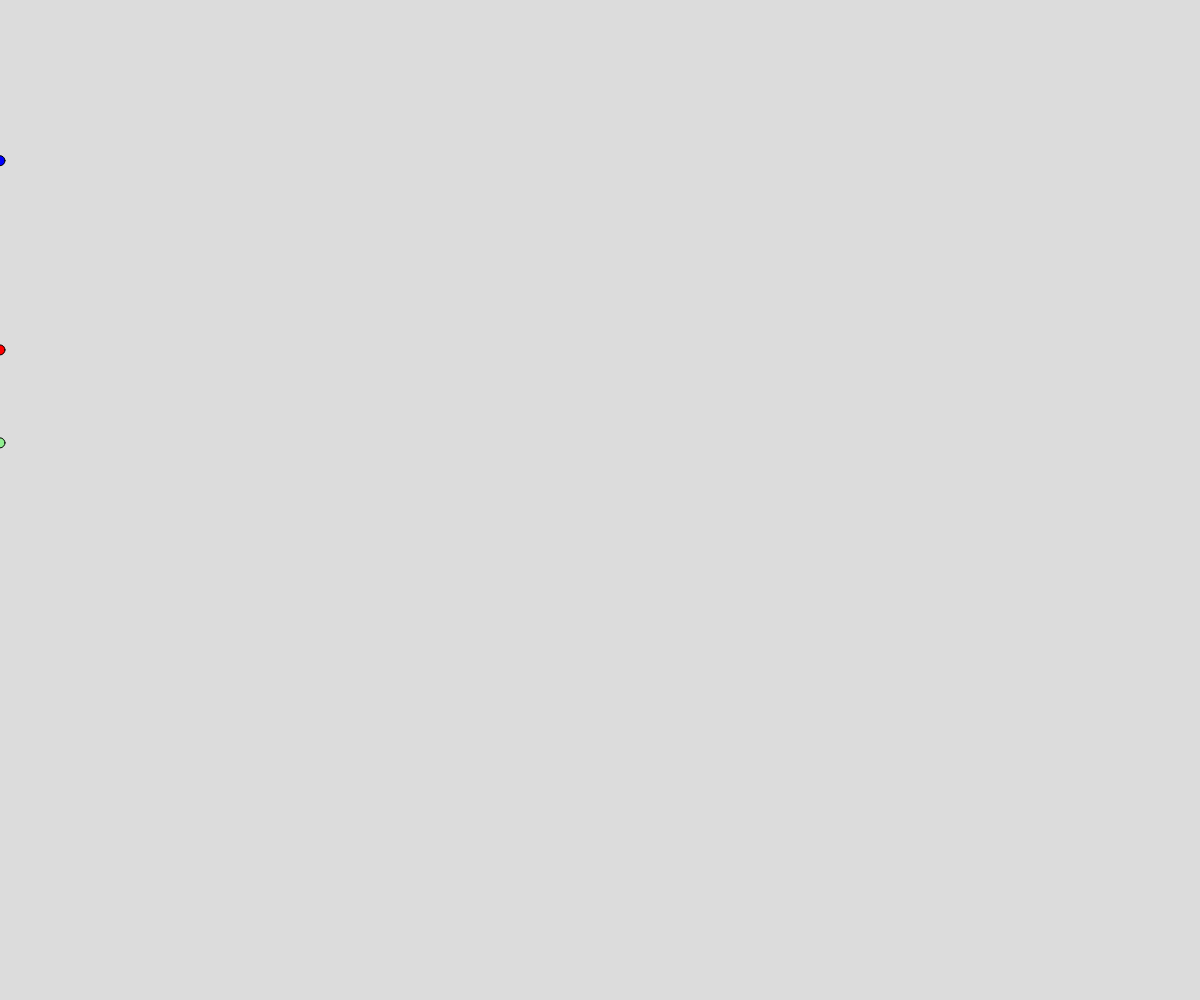
Frame 1 (no input)
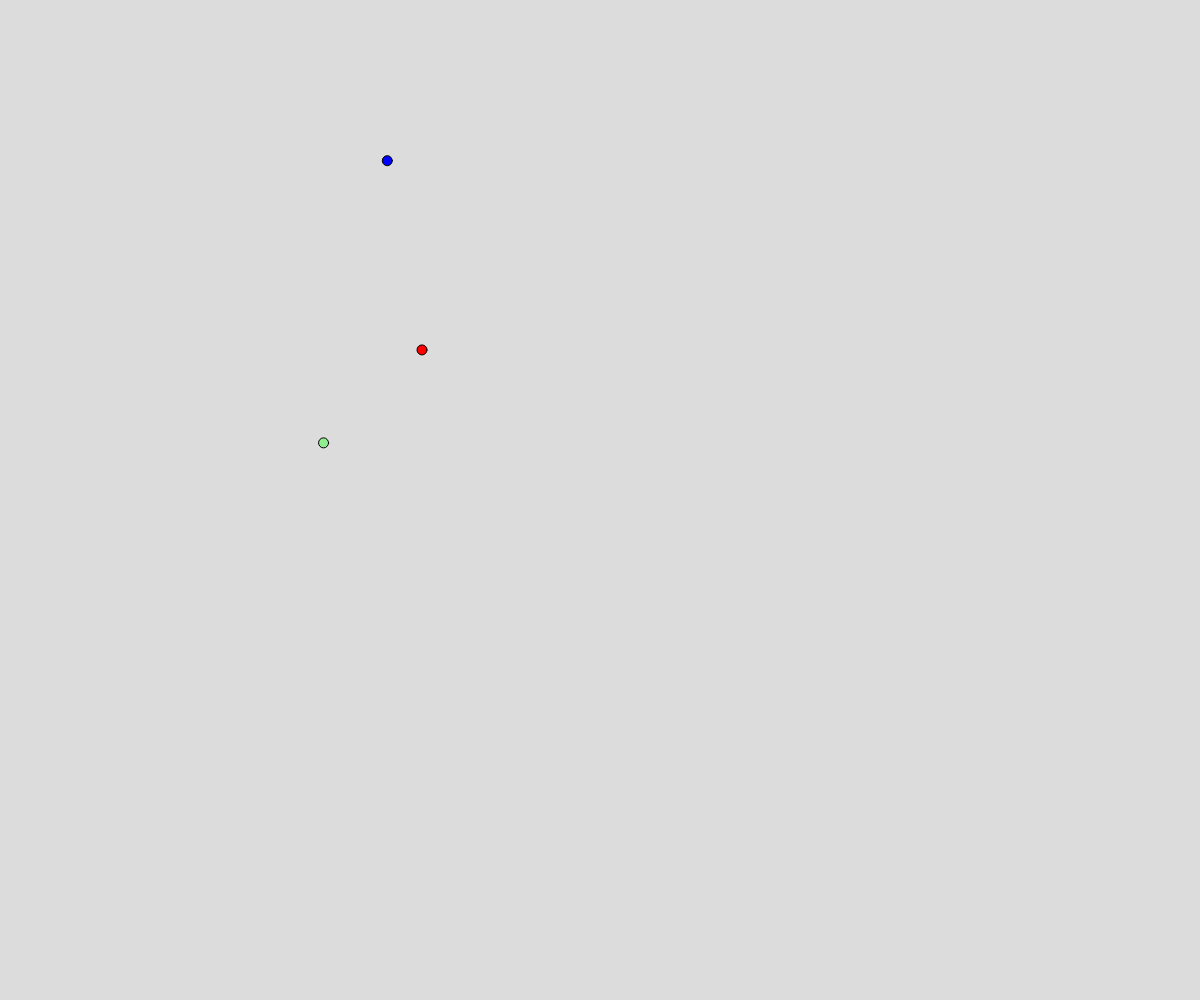
Frame 60 (no input)
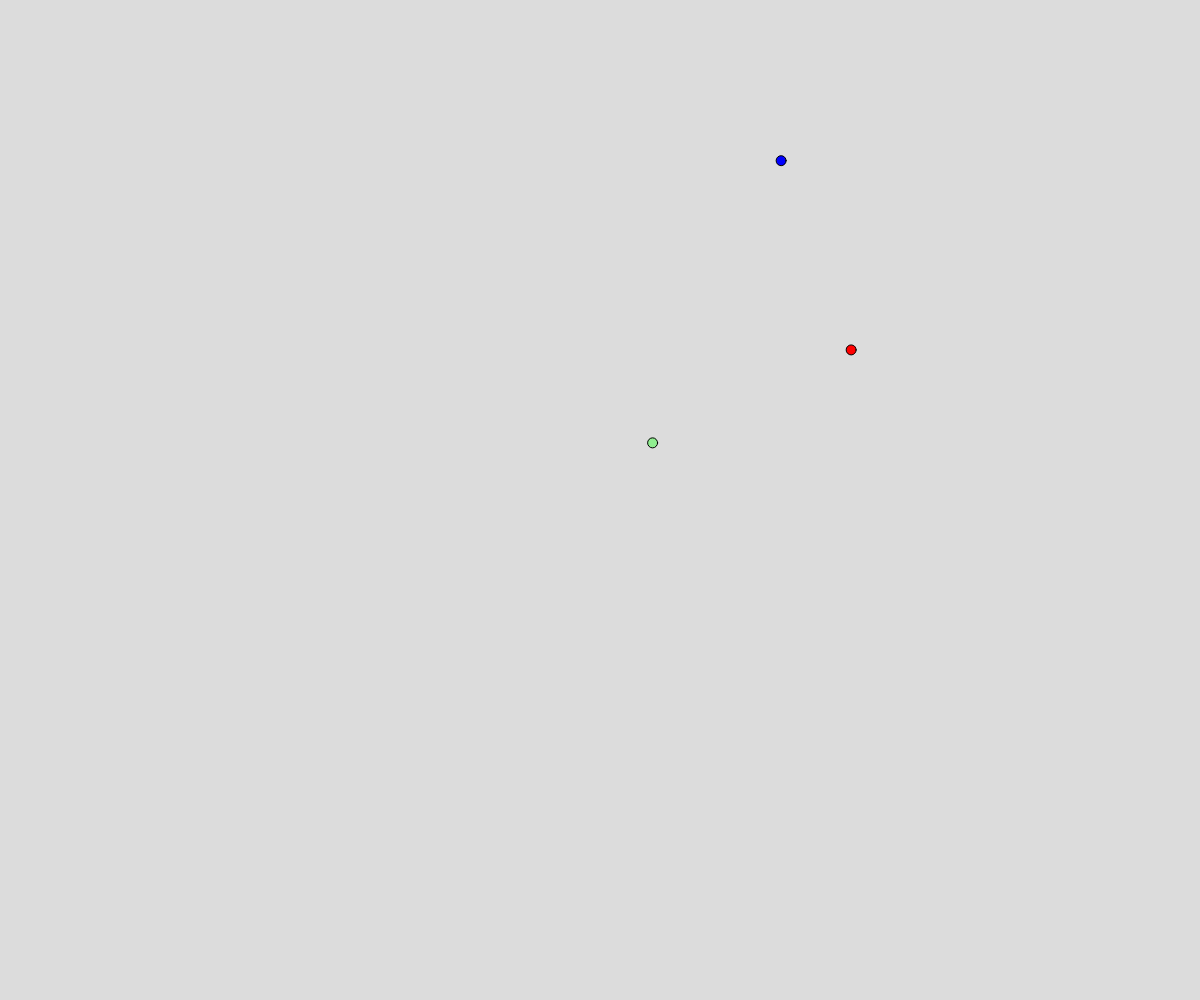
Frame 120 (the mouse pressed at the canvas centre since frame 60)

The p5.js sketch that drew these frames (run headless with seeded random() and noise() and a simulated clock; from frame 60 on, the mouse is pressed at the canvas centre):

// p5.js sketch
// ── sketch.js
// Project Title
// Your Name
// Date


let circle1;
let circle2;
let circle3;

function setup() {
  createCanvas(windowWidth, windowHeight);
  circle1 = new RoundRacer(random(300,500),'lightgreen');
  circle2 = new RoundRacer(random(200,400),'red');
  circle3 = new RoundRacer(random(0,200),'blue');
}

function draw() {
  background(220);
  circle1.display();
  circle2.display();
  circle3.display();
  circle1.move();
  circle2.move();
  circle3.move();

}

class RoundRacer{
  
  constructor(ypos,colour){
    this.xpos = 0;
    this.ypos = ypos;
    this.colour = colour;
    this.xspeed = random(3,15);
  }
  move(){
    this.xpos = this.xpos + this.xspeed;
    if (this.xpos >= width){
      this.xpos = 0;
    }

  }
  display(){
    fill(this.colour);
    circle(this.xpos,this.ypos,10);
  }
}
